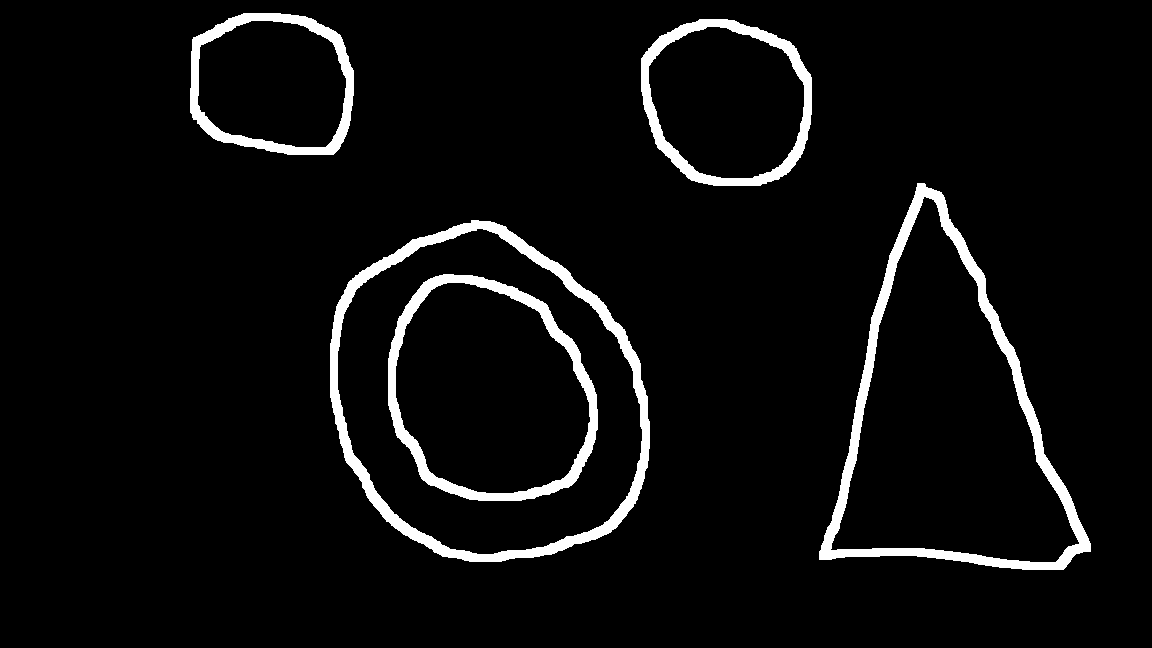
#> input picture javastd/commun/test.png, 1152 x 648 px, given in place of test2.png, which was not available
$ python detector.py
#> lines starting #> are read from the running program, lines starting #| are printed output that depends on the picture; after the words box and inside, x2 and y2 are one past the last pixel; in counts of white or black regions, pixels touching at a corner belong together; long printed decimals are rounded; pictures that were not available may be replaced by others from this repository, and a replacement may not be noted
### test/reform/shapedetector.py
import cv2;

class ShapeDetector:
    def __init__(self):
        pass

    def detect(self, c):
        # initialize the shape name and approximate the contour
        shape = "unidentified"
        peri = cv2.arcLength(c, True)
        approx = cv2.approxPolyDP(c, 0.04 * peri, True)

        # if the shape is a triangle, it will have 3 vertices
        if len(approx) == 3:
            shape = "triangle"

        # if the shape has 4 vertices, it is either a square or
        # a rectangle
        elif len(approx) == 4:
            # compute the bounding box of the contour and use the
            # bounding box to compute the aspect ratio
            (x, y, w, h) = cv2.boundingRect(approx)
            ar = w / float(h)

            # a square will have an aspect ratio that is approximately
            # equal to one, otherwise, the shape is a rectangle
            shape = "square" if ar >= 0.95 and ar <= 1.05 else "rectangle"

        # if the shape is a pentagon, it will have 5 vertices
        elif len(approx) == 5:
            shape = "pentagon"

        # otherwise, we assume the shape is a circle
        else:
            shape = "circle"

        # return the name of the shape
        return shape

#C:\Users\Kyriakos Petrou\AppData\Local\Programs\Python

### test/reform/detector.py
# USAGE
from reform import shapedetector
#python detect_shapes.py --image shapes_and_colors.png

# import the necessary packages

import argparse
import imutils
import cv2


# construct the argument parse and parse the arguments


# load the image and resize it to a smaller factor so that
# the shapes can be approximated better
image = cv2.imread("C:/Users/Kyriakos Petrou/Desktop/test2.png")
#> image is the input picture: shape (648, 1152, 3); 5% white; 5 white regions, box (x1, y1, x2, y2) and area: (330, 220, 650, 562) 10324, (819, 183, 1091, 570) 10282, (388, 274, 598, 501) 6731, (641, 19, 812, 186) 5155, (190, 13, 354, 155) 4642

# load the image and resize it to a smaller factor so that
# the shapes can be approximated better

resized = imutils.resize(image, width=300)
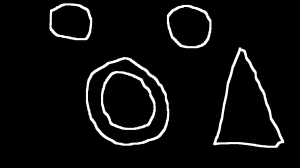
#> resized: shape (168, 300, 3); min 0, max 255, mean 12.7
ratio = image.shape[0] / float(resized.shape[0])
#> ratio = 3.86
print(ratio)
#| 3.857


# convert the resized image to grayscale, blur it slightly,
# and threshold it
gray = cv2.cvtColor(resized, cv2.COLOR_BGR2GRAY)
blurred = cv2.GaussianBlur(gray, (5, 5), 0)
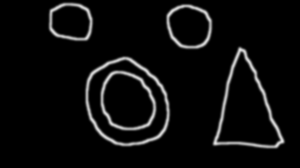
#> blurred: shape (168, 300); min 0, max 225, mean 12.7
thresh = cv2.threshold(blurred, 60, 255, cv2.THRESH_BINARY)[1]
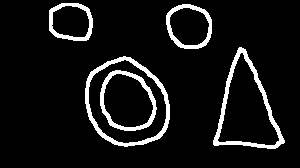
#> thresh: shape (168, 300); 8% white; 5 white regions

# find contours in the thresholded image and initialize the
# shape detector
cnts = cv2.findContours(thresh.copy(), cv2.RETR_EXTERNAL,
                        cv2.CHAIN_APPROX_SIMPLE)
#> cnts = 4 contours; box (x1, y1, x2, y2) and area: (85, 56, 170, 147) 5820, (213, 47, 285, 149) 4016, (166, 4, 212, 49) 1624, (49, 3, 93, 41) 1380
cnts = imutils.grab_contours(cnts)
sd = shapedetector.ShapeDetector();

# loop over the contours
for c in cnts:
    # compute the center of the contour, then detect the name of the
    # shape using only the contour
    M = cv2.moments(c)
    cX = int((M["m10"] / M["m00"]) * ratio)
    cY = int((M["m01"] / M["m00"]) * ratio)
    shape = sd.detect(c)

    # multiply the contour (x, y)-coordinates by the resize ratio,
    # then draw the contours and the name of the shape on the image
    c = c.astype("float")
    c *= ratio
    c = c.astype("int")
    cv2.drawContours(image, [c], -1, (0, 255, 0), 2)
    cv2.putText(image, shape, (cX, cY), cv2.FONT_HERSHEY_SIMPLEX,
                0.5, (255, 255, 255), 2)

    # show the output image
    cv2.imshow("Image", image)
    cv2.waitKey(0)
#> this loop made 4 passes
#> (cX, cY, shape, peri in detect) on passes 1, 3, 4: (487, 396, 'circle', 290), (728, 100, 'circle', 152.2), (272, 82, 'pentagon', 141.8)
#> (cX, cY, shape, peri in detect, approx in detect) on pass 2: (949, 420, 'triangle', 299.7, [[239, 47], [213, 144], [275, 148]])
#> pass 1, `cv2.imshow("Image", image)`:
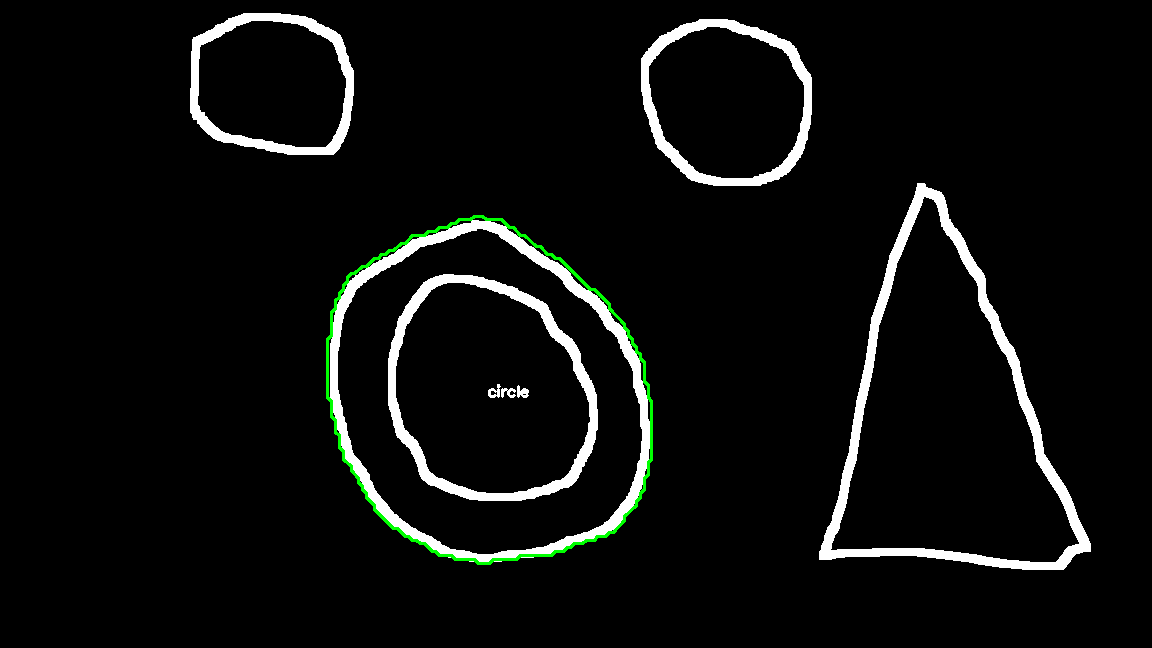
#> window 'Image': shape (648, 1152, 3); mean B, G, R 12.5, 13.8, 12.5
#> pass 2, `cv2.imshow("Image", image)`:
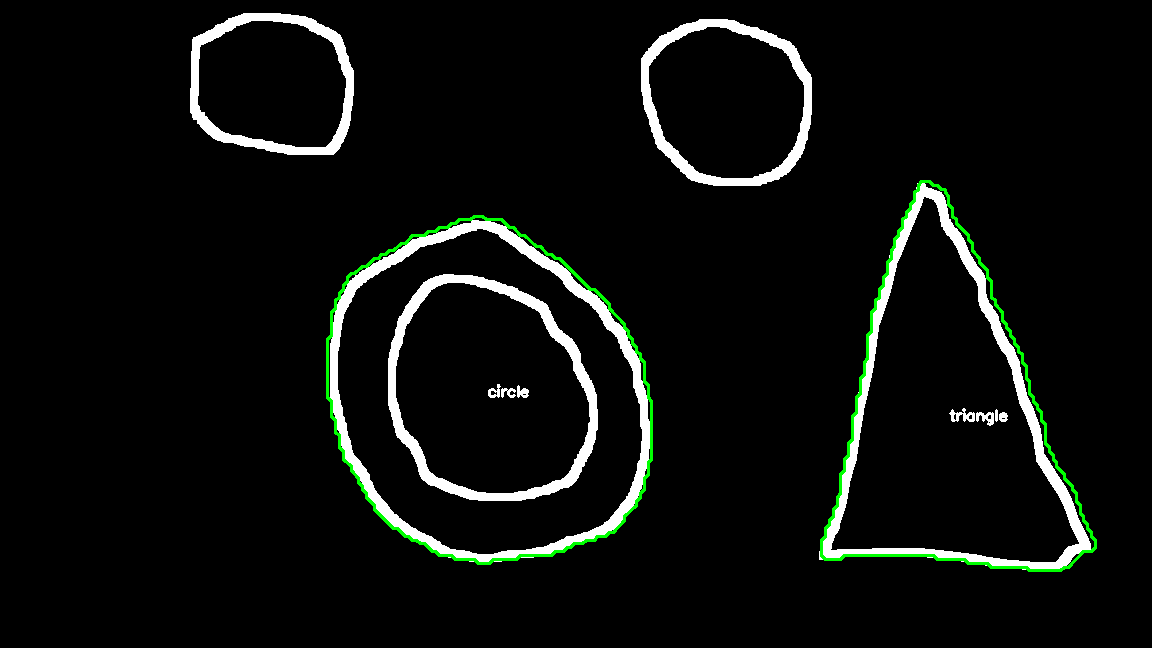
#> window 'Image': shape (648, 1152, 3); mean B, G, R 12.2, 14.7, 12.2
#> after the loop:
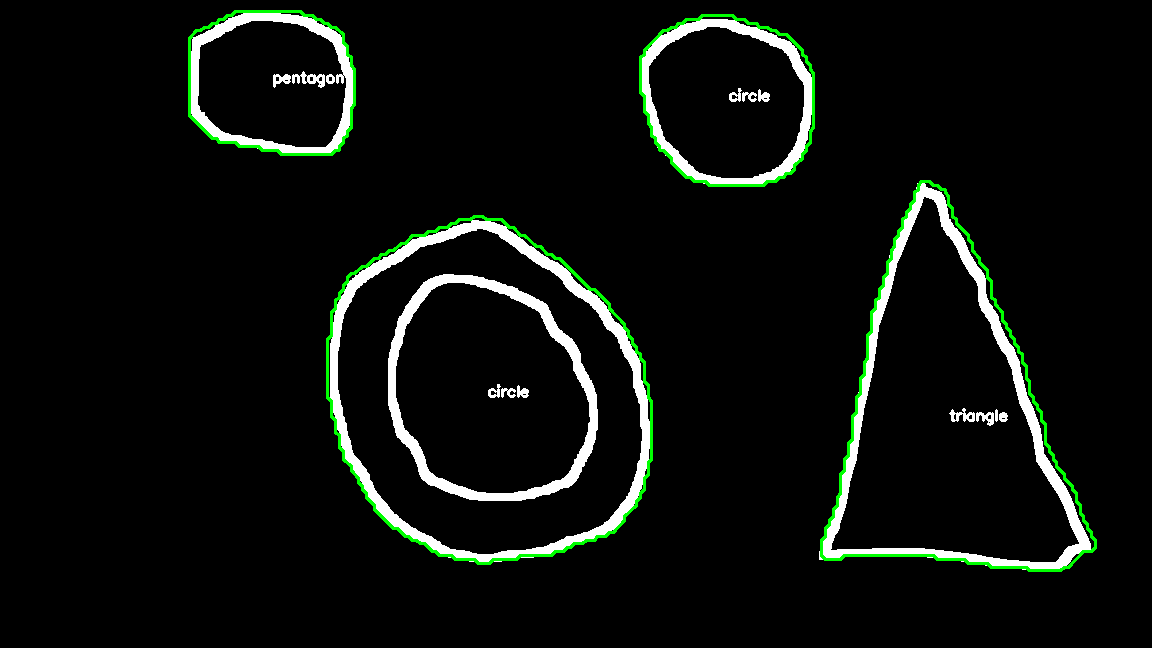
#> image: shape (648, 1152, 3); 1.66% of pixels changed, all inside (x1, y1, x2, y2) = (188, 10, 1097, 572)

$ run again, on javastd/serveur/test.png
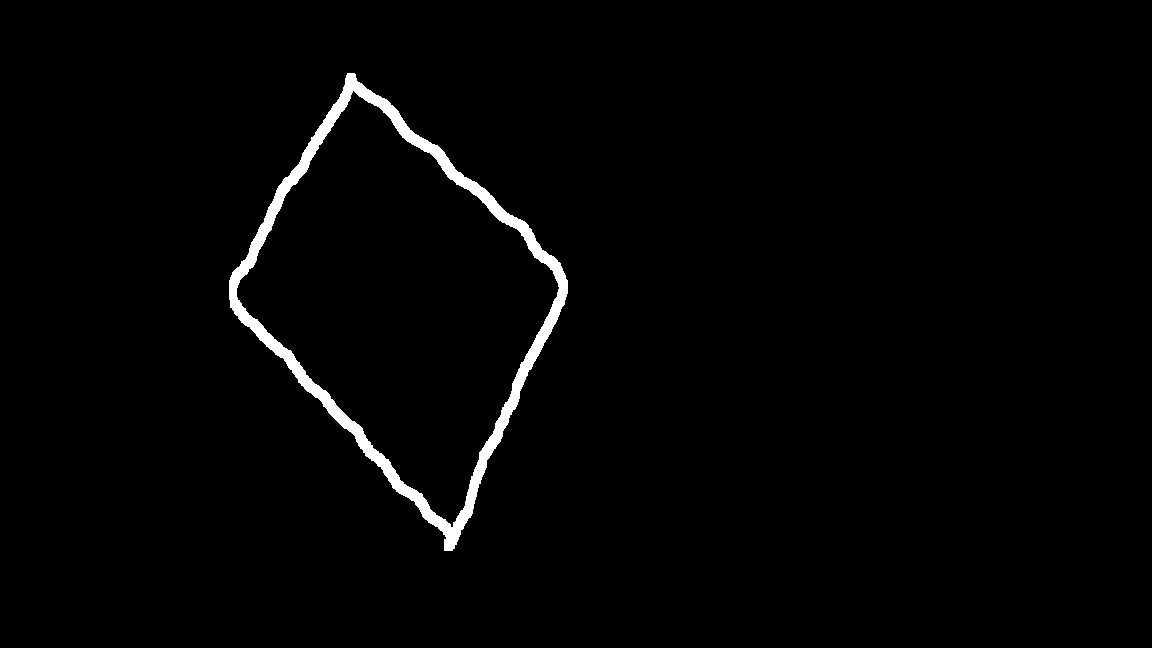
#> input picture javastd/serveur/test.png, 1152 x 648 px, given in place of test2.png, which was not available
#> image is the input picture: shape (648, 1152, 3); 1.7% white; 1 white region, box (x1, y1, x2, y2) and area: (229, 73, 568, 551) 12704
#| 3.857
#> `thresh = cv2.threshold(blurred, 60, 255, cv2.THRESH_BINARY)[1]`:
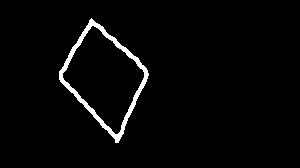
#> thresh: shape (168, 300); 2.6% white; 1 white region
#> cnts = 1 contour; box (x1, y1, x2, y2) and area: (59, 18, 149, 143) 5882
#> the loop `for c in cnts:` made 1 pass
#> (cX, cY, shape, peri in detect, approx in detect, x in detect, y in detect, w in detect) on pass 1: (400, 299, 'rectangle', 332.3, [[91, 18], [59, 79], [118, 142], [148, 73]], 59, 18, 90)
#> pass 1, `cv2.imshow("Image", image)`:
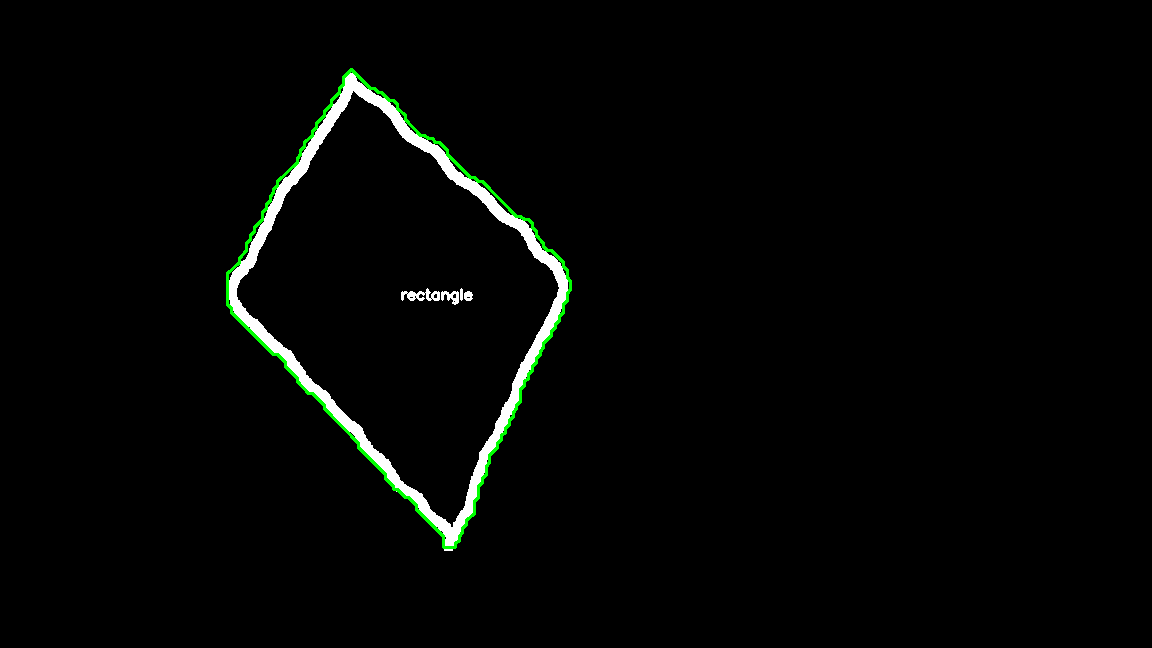
#> window 'Image': shape (648, 1152, 3); mean B, G, R 4.2, 5.7, 4.2
